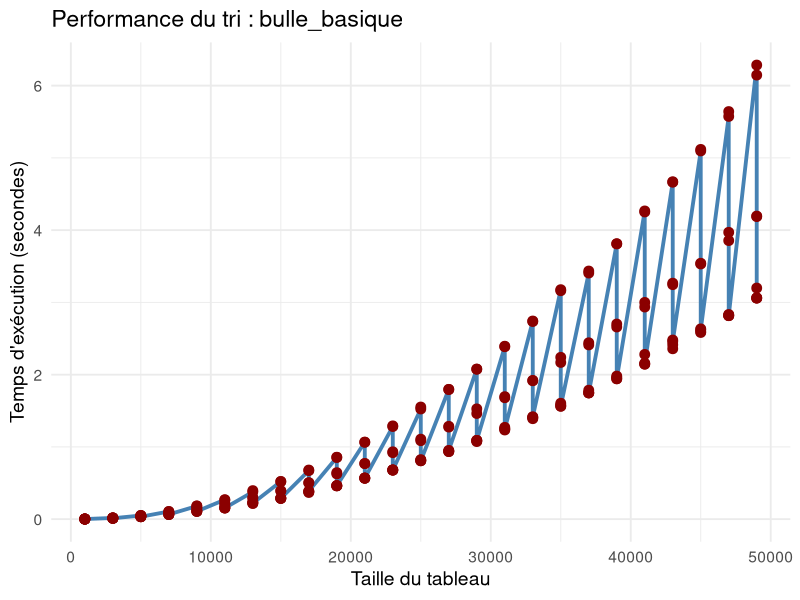
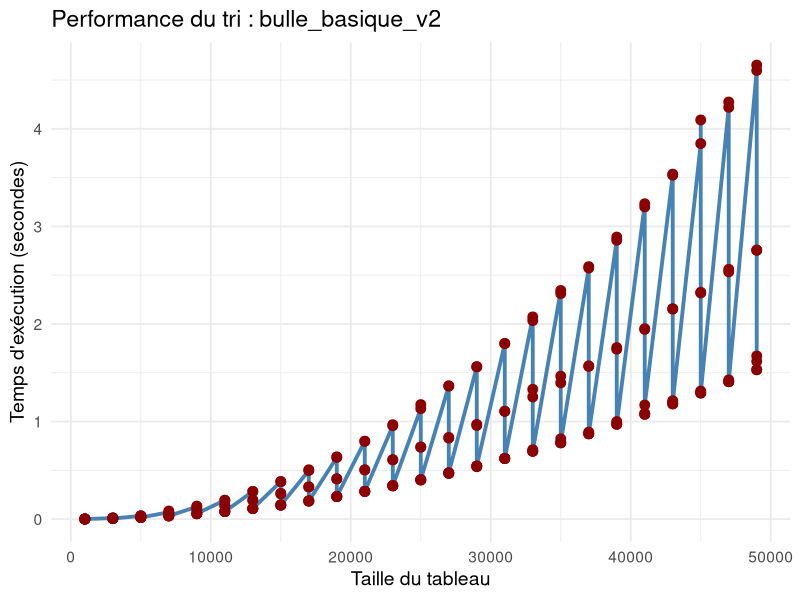
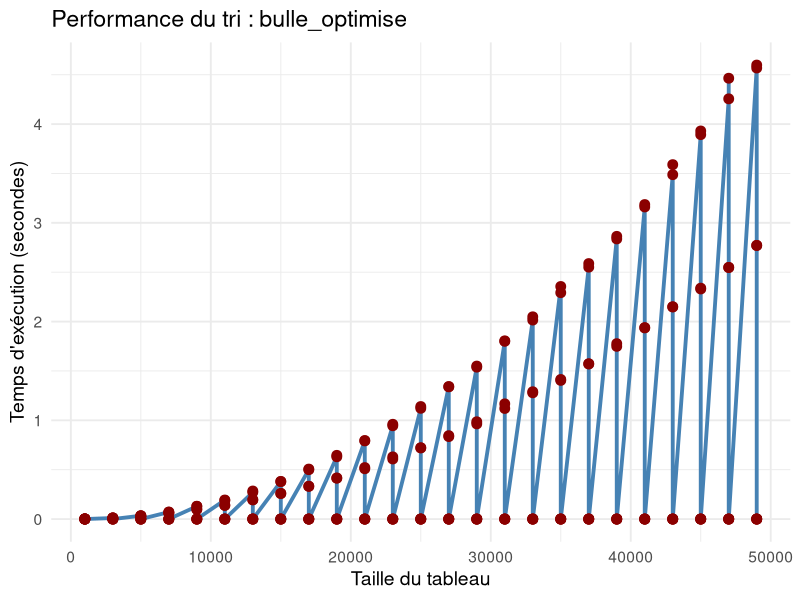
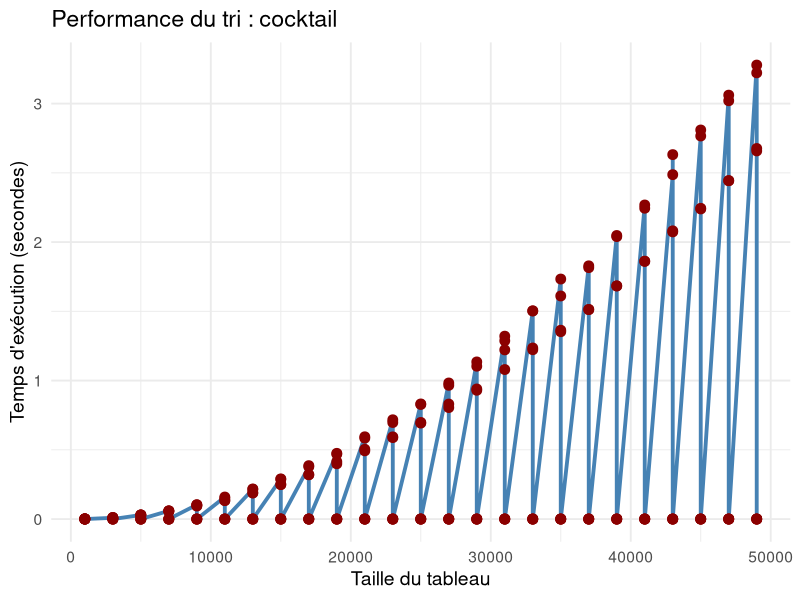
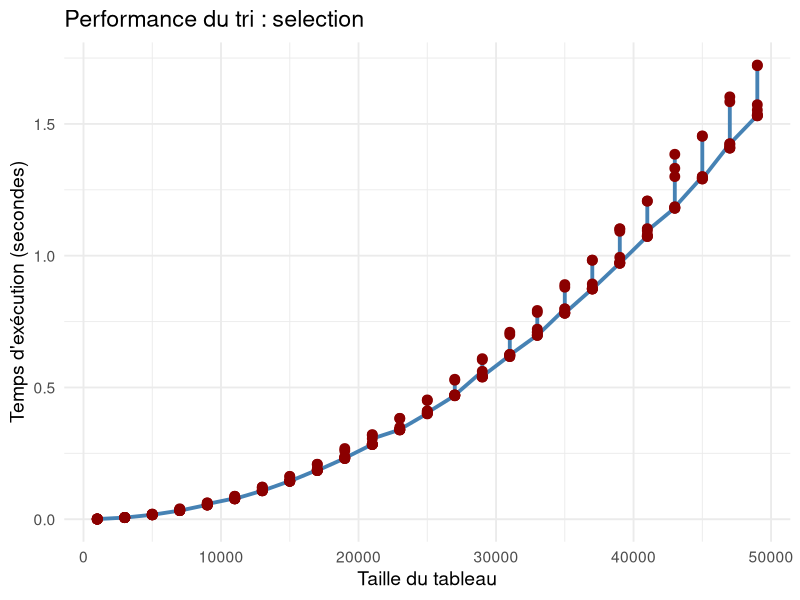
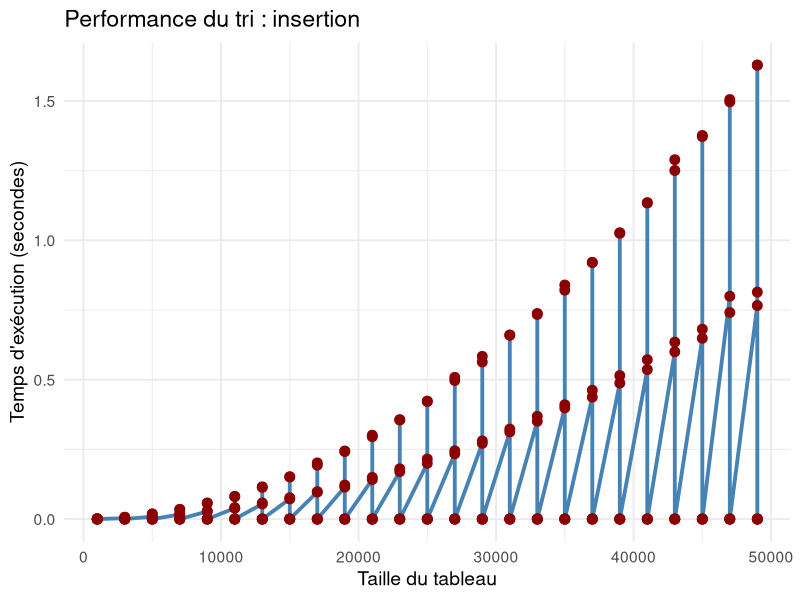
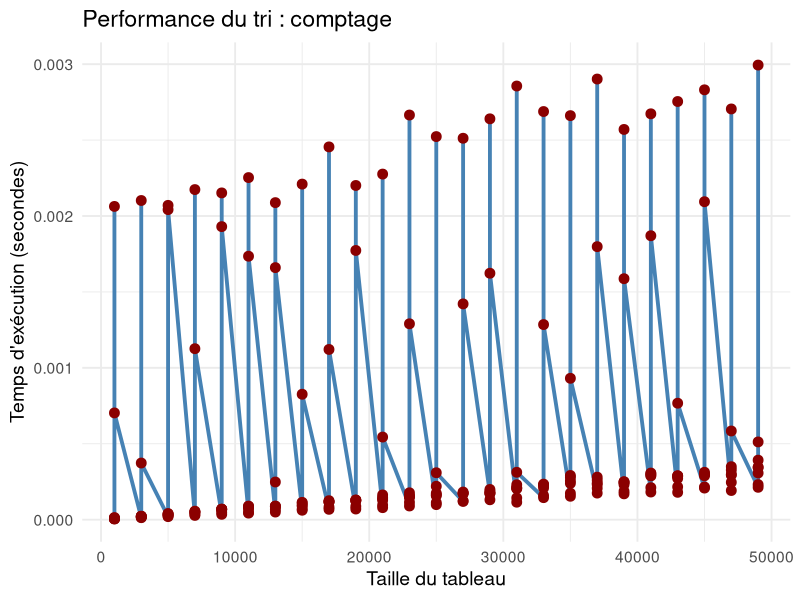
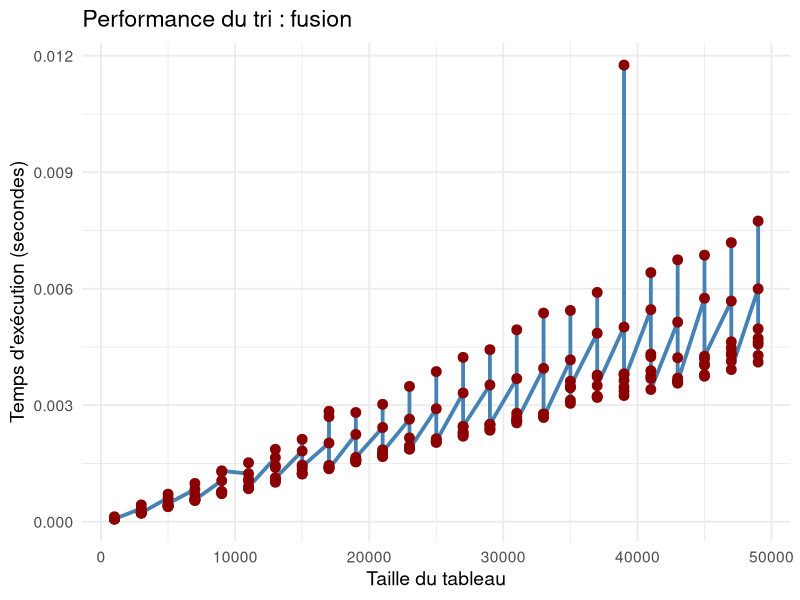

These charts were generated, in order, by the following R code:
library(ggplot2)

# Charger les données
data <- read.csv("resultats.csv")

# Graphique pour chaque tri
tris <- unique(data$tri)

for (t in tris) {
  g <- ggplot(subset(data, tri == t), aes(x = taille, y = temps)) +
    geom_line(color = "steelblue", linewidth = 1.3) +
    geom_point(color = "darkred", size = 3) +
    ggtitle(paste("Performance du tri :", t)) +
    xlab("Taille du tableau") +
    ylab("Temps d'exécution (secondes)") +
    theme_minimal(base_size = 14)
  ggsave(paste0("graphique_", t, ".png"), g, width = 6, height = 4)
}
